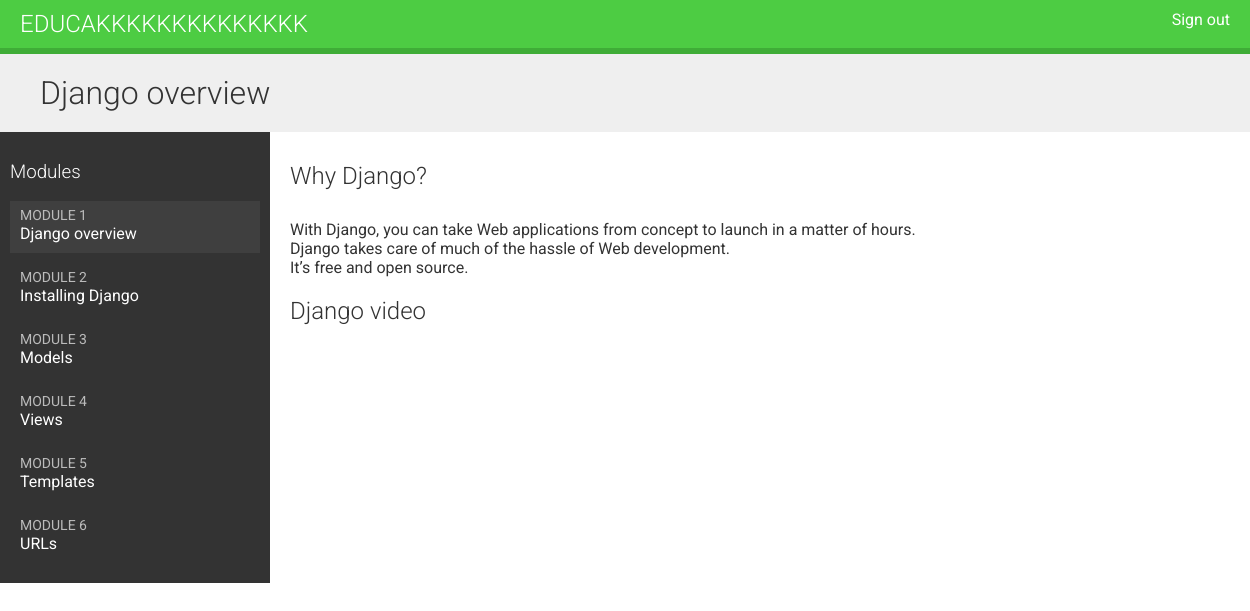
The app's page /students/course/6/ (signed in) with its own data.
### courses/models.py (models this page shows, shortened)
class Module(models.Model):
    course = models.ForeignKey(Course,
                               related_name='modules',
                               on_delete=models.CASCADE)
    title = models.CharField(max_length=200)
    description = models.TextField(blank=True)
    order = OrderField(blank=True, for_fields=['course'])
    class Meta:
            ordering = ['order']
    def __str__(self):
        return '{}. {}'.format(self.order, self.title)

class Content(models.Model):
    module = models.ForeignKey(Module,
                               related_name='contents',
                               on_delete=models.CASCADE)
    content_type = models.ForeignKey(ContentType,
                                     limit_choices_to={'model__in':('text',
                                                                    'video',
                                                                    'image',
                                                                    'file')},
                                     on_delete=models.CASCADE)
    object_id = models.PositiveIntegerField()
    item = GenericForeignKey('content_type', 'object_id')
    order = OrderField(blank=True, for_fields=['module'])
    class Meta:
            ordering = ['order']

class ItemBase(models.Model):
    owner = models.ForeignKey(User,
                              related_name='%(class)s_related',
                              on_delete=models.CASCADE)
    title = models.CharField(max_length=250)
    created = models.DateTimeField(auto_now_add=True)
    updated = models.DateTimeField(auto_now=True)
    class Meta:
        abstract = True
    def render(self):
        return render_to_string('courses/content/{}.html'.format(
           self._meta.model_name), {'item': self})

class Text(ItemBase):
    content = models.TextField()

class Video(ItemBase):
    url = models.URLField()

### students/views.py (the view)
class StudentCourseDetailView(DetailView):
    model = Course
    template_name = 'students/course/detail.html'
    def get_queryset(self):
        qs = super(StudentCourseDetailView, self).get_queryset()
        return qs.filter(students__in=[self.request.user])
    def get_context_data(self, **kwargs):
        context = super(StudentCourseDetailView,
                        self).get_context_data(**kwargs)
        course = self.get_object()
        if 'module_id' in self.kwargs:
            context['module'] = course.modules.get(
                                    id=self.kwargs['module_id'])
        else:
            context['module'] = course.modules.all()[0]
        return context

### students/templates/students/course/detail.html (shortened to what this page needs)
{% extends "base.html" %}
{% load cache %}
{% block content %}
    <h1>
        {{ module.title }}
    </h1>
    <div class="contents">
        <h3>Modules</h3>
        <ul id="modules">
        {% for m in object.modules.all %}
            <li data-id="{{ m.id }}" {% if m == module %}class="selected"{% endif %}>
                <a href="{% url "student_course_detail_module" object.id m.id %}">
                    <span>
                        Module <span class="order">{{ m.order|add:1 }}</span>
                    </span>
                    <br>
                    {{ m.title }}
                </a>
            </li>
        {% empty %}
            <li>No modules yet.</li>
        {% endfor %}
        </ul>
    </div>
    <div class="module">
    {% cache 600 module_contents module %}
        {% for content in module.contents.all %}
            {% with item=content.item %}
                <h2>{{ item.title }}</h2>
                {{ item.render }}
            {% endwith %}
        {% endfor %}
    {% endcache %}
    </div>
{% endblock %}

### courses/templates/courses/content/text.html
{{ item.content|linebreaks|safe }}

### courses/static/css/base.css (style rules this page uses)
body { margin:0; font-family:'Roboto', sans-serif; font-weight:400; color:#333; }
a { color:#3fad37; text-decoration:none; }
h1, h2, h3, h4, h5, h6 { font-family:'Roboto', sans-serif; font-weight:300; }
h1 { background:#efefef; width:100%; overflow:auto; padding:20px 0 20px 40px; margin:0; }
.module { overflow:auto; }
.module p { margin:10px 0 20px; width:100%; float:left; }
.contents { width:20%; padding:10px; float:left; background:#333; color: #fff; font-family:'Roboto', sans-serif; }
.contents ul { list-style:none; margin:0; padding:0; }
.contents ul li { margin:0 0 10px 0; padding:4px 10px 10px; overflow:auto; }
.contents ul li.selected { background:#3f3f3f; }
.contents ul span { text-transform:uppercase; color:#bbb; font-size:14px; }
.contents ul a { display:block; color:#fff; text-decoration:none; }
.module { padding:10px 20px; float:left; }

### records on screen
Module: title "Django overview", order|add "1"
Module: order|add "2", title "Installing Django"
Module: order|add "3", title "Models"
Module: order|add "4", title "Views"
Module: order|add "5", title "Templates"
Module: order|add "6", title "URLs"
Content: item "Why Django?", item.content "With Django, you can take Web applications from concept to launch in a matter of hours. Django takes care of much of the hassle of Web development. It’s free and open source."
Content: item "Django video"
